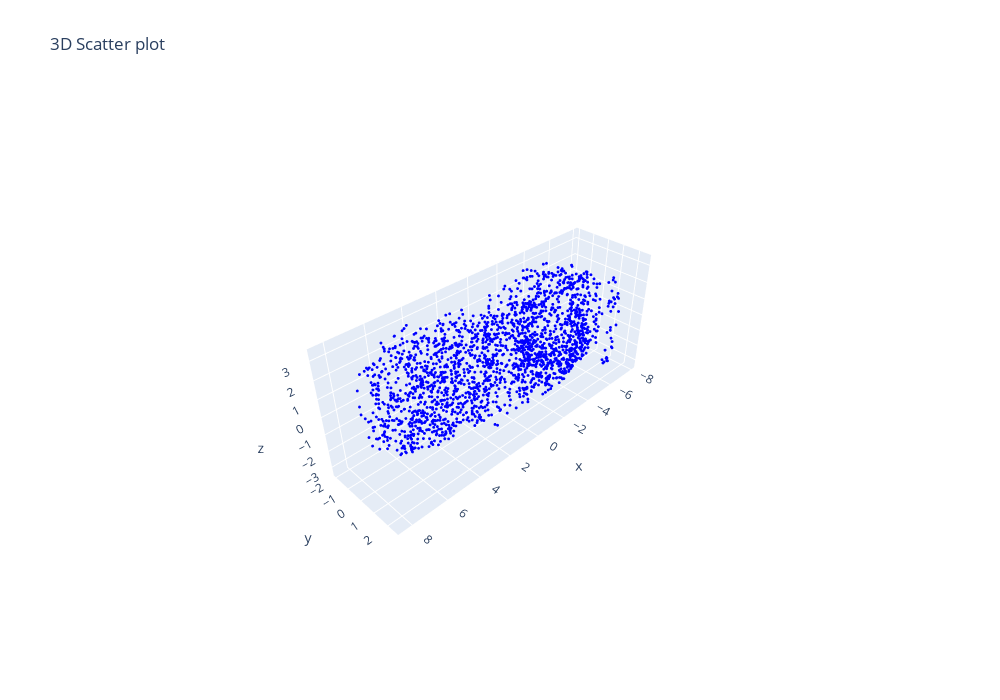

The code cell stored with this chart in its notebook:
### Code cell
#test
filename = "./ShapeNet/car/points/1a3b35be7a0acb2d9f2366ce3e663402.pts"
X = prepare_point_cloud(filename)

print(X.shape)

draw3DPoints(X)

### Figure 1 — Plotly figure (JSON) as saved in the notebook; plotly's stock layout.template omitted (floating-point values rounded to 4 significant figures; data arrays with more than 128 entries replaced by an {"elided": "..."} marker saying what was removed)
{"data": [{"marker": {"color": "blue", "colorscale": [[0, "#440154"], [0.1111, "#482878"], [0.2222, "#3e4989"], [0.3333, "#31688e"], [0.4444, "#26828e"], [0.5556, "#1f9e89"], [0.6667, "#35b779"], [0.7778, "#6ece58"], [0.8889, "#b5de2b"], [1, "#fde725"]], "size": 1}, "mode": "markers", "type": "scatter3d", "x": {"elided": "2048 float values"}, "y": {"elided": "2048 float values"}, "z": {"elided": "2048 float values"}}], "layout": {"height": 700, "scene": {"aspectratio": {"x": 1.2, "y": 0.3441, "z": 0.5012}, "xaxis": {"range": [-8.3, 8.753]}, "yaxis": {"range": [-2.191, 2.699]}, "zaxis": {"range": [-3.54, 3.583]}}, "title": {"text": "3D Scatter plot"}, "width": 1000}}
